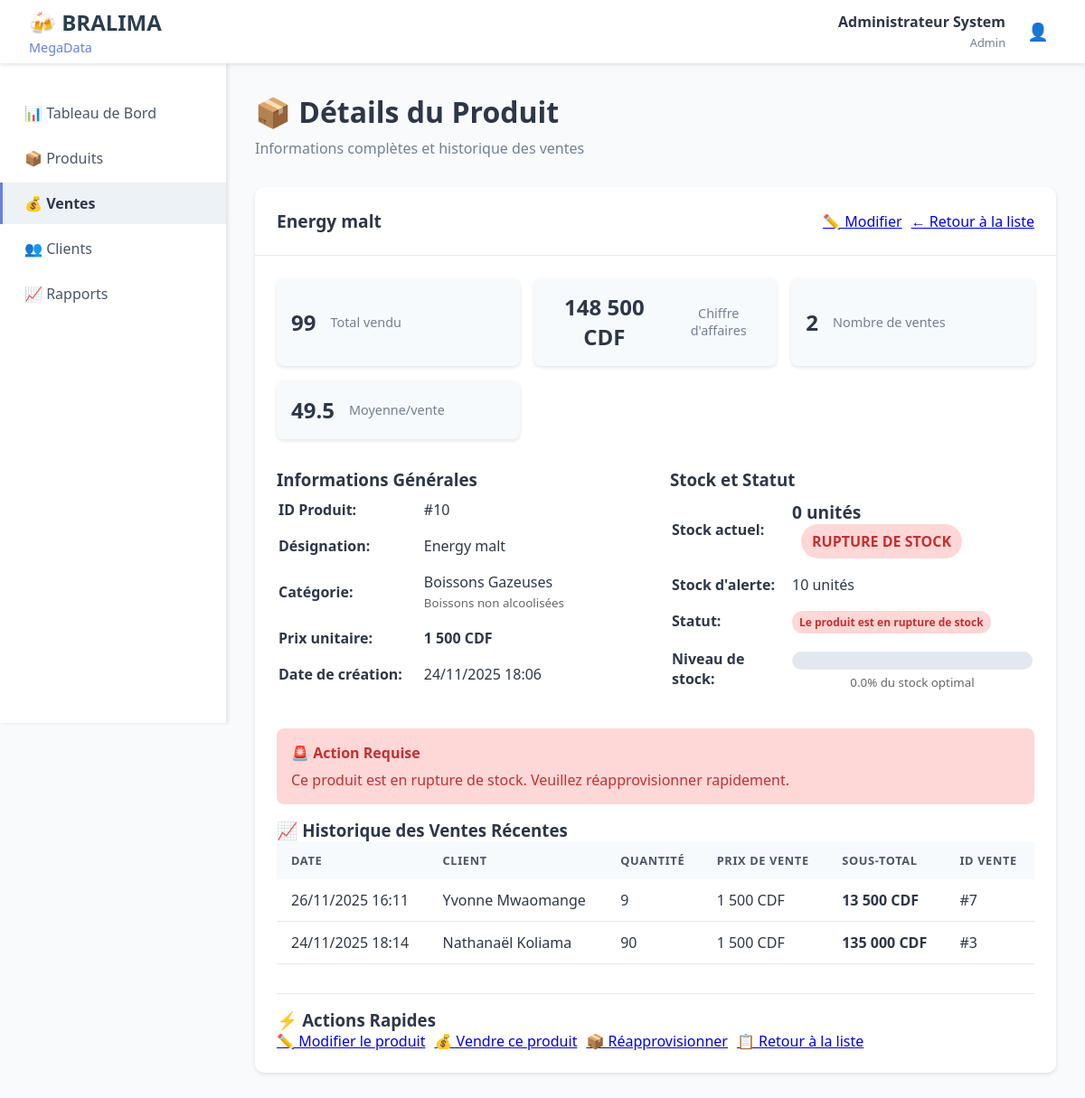
Screenshot of /modules/produits/details.php?id=10 (signed in) with the database file from the repository.
### tables this page shows
CREATE TABLE `produits` (
  `id_produit` int(11) NOT NULL,
  `designation` varchar(100) NOT NULL,
  `id_categorie` int(11) DEFAULT NULL,
  `prix_unitaire` decimal(10,2) NOT NULL,
  `quantite_stock` int(11) DEFAULT 0,
  `stock_alerte` int(11) DEFAULT 10,
  `date_creation` datetime DEFAULT current_timestamp()
);

CREATE TABLE `categories_produit` (
  `id_categorie` int(11) NOT NULL,
  `nom_categorie` varchar(50) NOT NULL,
  `description` text DEFAULT NULL
);

CREATE TABLE `vente_details` (
  `id_detail` int(11) NOT NULL,
  `id_vente` int(11) DEFAULT NULL,
  `id_produit` int(11) DEFAULT NULL,
  `quantite_vendue` int(11) NOT NULL,
  `prix_vente` decimal(10,2) NOT NULL
);

CREATE TABLE `ventes` (
  `id_vente` int(11) NOT NULL,
  `id_client` int(11) DEFAULT NULL,
  `date_vente` datetime DEFAULT current_timestamp(),
  `montant_total` decimal(15,2) DEFAULT 0.00,
  `statut` enum('en_attente','confirmee','annulee') DEFAULT 'confirmee'
);

CREATE TABLE `clients` (
  `id_client` int(11) NOT NULL,
  `nom_client` varchar(100) NOT NULL,
  `adresse` text DEFAULT NULL,
  `telephone` varchar(20) DEFAULT NULL,
  `email` varchar(100) DEFAULT NULL,
  `date_creation` datetime DEFAULT current_timestamp(),
  `statut` enum('actif','inactif') DEFAULT 'actif'
);

### modules/produits/details.php (the view, shortened to what this page needs)
<?php
$id_produit = $_GET['id'] ?? null;
try {
    $pdo = getDBConnection();
    $stmt = $pdo->prepare("
        SELECT p.*, cp.nom_categorie, cp.description as desc_categorie
        FROM produits p
        LEFT JOIN categories_produit cp ON p.id_categorie = cp.id_categorie
        WHERE p.id_produit = ?
    ");
    $stmt->execute([$id_produit]);
    $produit = $stmt->fetch();
    $stmt = $pdo->prepare("
        SELECT
            vd.quantite_vendue,
            vd.prix_vente,
            v.date_vente,
            c.nom_client,
            v.id_vente
        FROM vente_details vd
        JOIN ventes v ON vd.id_vente = v.id_vente
        LEFT JOIN clients c ON v.id_client = c.id_client
        WHERE vd.id_produit = ?
        AND v.statut = 'confirmee'
        ORDER BY v.date_vente DESC
        LIMIT 10
    ");
    $stmt->execute([$id_produit]);
    $historique_ventes = $stmt->fetchAll();
    $stmt = $pdo->prepare("
        SELECT
            SUM(vd.quantite_vendue) as total_vendu,
            SUM(vd.quantite_vendue * vd.prix_vente) as chiffre_affaires,
            COUNT(DISTINCT v.id_vente) as nb_ventes,
            AVG(vd.quantite_vendue) as moyenne_quantite
        FROM vente_details vd
        JOIN ventes v ON vd.id_vente = v.id_vente
        WHERE vd.id_produit = ?
        AND v.statut = 'confirmee'
    ");
    $stmt->execute([$id_produit]);
    $stats = $stmt->fetch();
} catch (Exception $e) {
    $_SESSION['error'] = "Erreur: " . $e->getMessage();
    header('Location: liste.php');
    exit;
}
?>
<!DOCTYPE html>
<html lang="fr">
<head>
    <link rel="stylesheet" href="../../assets/css/dashboard.css">
</head>
<body>
    <?php include '../../includes/header.php'; ?>
    <div class="container">
        <?php include '../../includes/sidebar.php'; ?>
        <main class="main-content">
            <div class="page-header">
                <h1>📦 Détails du Produit</h1>
                <p>Informations complètes et historique des ventes</p>
            </div>
            <div class="content-card">
                <div class="card-header">
                    <h2><?php echo $produit['designation']; ?></h2>
                    <div style="display: flex; gap: 10px;">
                        <a href="modifier.php?id=<?php echo $id_produit; ?>" class="btn btn-warning">✏️ Modifier</a>
                        <a href="liste.php" class="btn btn-secondary">← Retour à la liste</a>
                    </div>
                </div>
                <div class="card-content">
                    <div class="stats-grid">
                        <div class="stat-card">
                            <div class="stat-value"><?php echo $stats['total_vendu'] ?? 0; ?></div>
                            <div class="stat-label">Total vendu</div>
                        </div>
                        <div class="stat-card">
                            <div class="stat-value"><?php echo number_format($stats['chiffre_affaires'] ?? 0, 0, ',', ' '); ?> CDF</div>
                            <div class="stat-label">Chiffre d'affaires</div>
                        </div>
                        <div class="stat-card">
                            <div class="stat-value"><?php echo $stats['nb_ventes'] ?? 0; ?></div>
                            <div class="stat-label">Nombre de ventes</div>
                        </div>
                        <div class="stat-card">
                            <div class="stat-value"><?php echo number_format($stats['moyenne_quantite'] ?? 0, 1); ?></div>
                            <div class="stat-label">Moyenne/vente</div>
                        </div>
                    </div>
                    <div class="info-grid">
                        <div>
                            <h3>Informations Générales</h3>
                            <table style="width: 100%;">
                                <tr>
                                    <td style="padding: 8px 0; font-weight: bold; width: 40%;">ID Produit:</td>
                                    <td style="padding: 8px 0;">#<?php echo $produit['id_produit']; ?></td>
                                </tr>
                                <tr>
                                    <td style="padding: 8px 0; font-weight: bold;">Désignation:</td>
                                    <td style="padding: 8px 0;"><?php echo $produit['designation']; ?></td>
                                </tr>
                                <tr>
                                    <td style="padding: 8px 0; font-weight: bold;">Catégorie:</td>
                                    <td style="padding: 8px 0;">
                                        <?php echo $produit['nom_categorie'] ?? 'Non catégorisé'; ?>
                                        <?php if (!empty($produit['desc_categorie'])): ?>
                                            <br><small style="color: #666;"><?php echo $produit['desc_categorie']; ?></small>
                                        <?php endif; ?>
                                    </td>
                                </tr>
                                <tr>
                                    <td style="padding: 8px 0; font-weight: bold;">Prix unitaire:</td>
                                    <td style="padding: 8px 0;">
                                        <strong><?php echo number_format($produit['prix_unitaire'], 0, ',', ' '); ?> CDF</strong>
                                    </td>
                                </tr>
                                <tr>
                                    <td style="padding: 8px 0; font-weight: bold;">Date de création:</td>
                                    <td style="padding: 8px 0;"><?php echo date('d/m/Y H:i', strtotime($produit['date_creation'])); ?></td>
                                </tr>
                            </table>
                        </div>
                        <div>
                            <h3>Stock et Statut</h3>
                            <table style="width: 100%;">
                                <?php
                                $stock = $produit['quantite_stock'];
                                $stock_alerte = $produit['stock_alerte'];
                                if ($stock == 0) {
                                    $status_class = 'stock-rupture';
                                    $status_text = 'RUPTURE DE STOCK';
                                    $status_badge = 'badge-danger';
                                    $status_message = 'Le produit est en rupture de stock';
                                } elseif ($stock <= $stock_alerte) {
                                    $status_class = 'stock-alert';
                                    $status_text = 'STOCK FAIBLE';
                                    $status_badge = 'badge-warning';
                                    $status_message = 'Le stock est inférieur au niveau d\'alerte';
                                } else {
                                    $status_class = 'stock-normal';
                                    $status_text = 'STOCK NORMAL';
                                    $status_badge = 'badge-success';
                                    $status_message = 'Le stock est suffisant';
                                }
                                ?>
                                <tr>
                                    <td style="padding: 8px 0; font-weight: bold;">Stock actuel:</td>
                                    <td style="padding: 8px 0;">
                                        <span style="font-size: 1.2rem; font-weight: bold;"><?php echo $stock; ?> unités</span>
                                        <span class="stock-indicator <?php echo $status_class; ?>">
                                            <?php echo $status_text; ?>
                                        </span>
                                    </td>
                                </tr>
                                <tr>
                                    <td style="padding: 8px 0; font-weight: bold;">Stock d'alerte:</td>
                                    <td style="padding: 8px 0;"><?php echo $stock_alerte; ?> unités</td>
                                </tr>
                                <tr>
                                    <td style="padding: 8px 0; font-weight: bold;">Statut:</td>
                                    <td style="padding: 8px 0;">
                                        <span class="badge <?php echo $status_badge; ?>">
                                            <?php echo $status_message; ?>
                                        </span>
                                    </td>
                                </tr>
                                <tr>
                                    <td style="padding: 8px 0; font-weight: bold;">Niveau de stock:</td>
                                    <td style="padding: 8px 0;">
                                        <div style="background: #e2e8f0; height: 20px; border-radius: 10px; overflow: hidden; margin-top: 5px;">
                                            <?php
                                            $pourcentage = min(100, ($stock / ($stock_alerte * 2)) * 100);
                                            ?>
                                        </div>
                                        <small style="color: #666; display: block; text-align: center; margin-top: 5px;">
                                            <?php echo number_format($pourcentage, 1); ?>% du stock optimal
                                        </small>
                                    </td>
                                </tr>
                            </table>
                        </div>
                    </div>
                    <?php if ($stock == 0): ?>
                        <div style="background: #fed7d7; color: #c53030; padding: 1rem; border-radius: 8px; margin: 1rem 0;">
                            <h4 style="margin: 0 0 0.5rem 0;">🚨 Action Requise</h4>
                            <p style="margin: 0;">Ce produit est en rupture de stock. Veuillez réapprovisionner rapidement.</p>
                        </div>
                    <?php endif; ?>
                    <h3>📈 Historique des Ventes Récentes</h3>
                    <?php if (count($historique_ventes) > 0): ?>
                        <table class="data-table">
                            <thead>
                                <tr>
                                    <th>Date</th>
                                    <th>Client</th>
                                    <th>Quantité</th>
                                    <th>Prix de vente</th>
                                    <th>Sous-total</th>
                                    <th>ID Vente</th>
                                </tr>
                            </thead>
                            <tbody>
                                <?php foreach ($historique_ventes as $vente): ?>
                                    <tr>
                                        <td><?php echo date('d/m/Y H:i', strtotime($vente['date_vente'])); ?></td>
                                        <td><?php echo $vente['nom_client'] ?? 'Client anonyme'; ?></td>
                                        <td><?php echo $vente['quantite_vendue']; ?></td>
                                        <td><?php echo number_format($vente['prix_vente'], 0, ',', ' '); ?> CDF</td>
                                        <td><strong><?php echo number_format($vente['quantite_vendue'] * $vente['prix_vente'], 0, ',', ' '); ?> CDF</strong></td>
                                        <td>#<?php echo $vente['id_vente']; ?></td>
                                    </tr>
                                <?php endforeach; ?>
                            </tbody>
                        </table>
                    <?php endif; ?>
                    <div style="margin-top: 2rem; padding-top: 1rem; border-top: 1px solid #e2e8f0;">
                        <h3>⚡ Actions Rapides</h3>
                        <div style="display: flex; gap: 10px; flex-wrap: wrap;">
                            <a href="modifier.php?id=<?php echo $id_produit; ?>" class="btn btn-warning">✏️ Modifier le produit</a>
                            <a href="../ventes/nouvelle.php?produit=<?php echo $id_produit; ?>" class="btn btn-primary">💰 Vendre ce produit</a>
                            <?php if ($stock <= $stock_alerte): ?>
                                <a href="modifier.php?id=<?php echo $id_produit; ?>" class="btn btn-success">📦 Réapprovisionner</a>
                            <?php endif; ?>
                            <a href="liste.php" class="btn btn-secondary">📋 Retour à la liste</a>
                        </div>
                    </div>
                </div>
            </div>
        </main>
    </div>
</body>
</html>

### assets/css/dashboard.css (style rules this page uses)
* { margin: 0; padding: 0; box-sizing: border-box; }
body { font-family: "Segoe UI", Tahoma, Geneva, Verdana, sans-serif; background-color: #f8fafc; color: #2d3748; }
.container { display: flex; min-height: 100vh; padding-top: 70px; }
.main-content { flex: 1; padding: 2rem; margin-left: 250px; }
.page-header { margin-bottom: 2rem; }
.page-header h1 { font-size: 2rem; color: #2d3748; margin-bottom: 0.5rem; }
.page-header p { color: #718096; }
.stats-grid { display: grid; grid-template-columns: repeat(auto-fit, minmax(250px, 1fr)); gap: 1.5rem; margin-bottom: 2rem; }
.stat-card { background: white; padding: 1.5rem; border-radius: 10px; box-shadow: 0 2px 4px rgba(0, 0, 0, 0.1); display: flex; align-items: center; gap: 1rem; transition: transform 0.3s, box-shadow 0.3s; }
.stat-value { font-size: 1.8rem; font-weight: 700; color: #2d3748; }
.content-card { background: white; border-radius: 10px; box-shadow: 0 2px 4px rgba(0, 0, 0, 0.1); overflow: hidden; }
.card-header { padding: 1.5rem; border-bottom: 1px solid #e2e8f0; display: flex; justify-content: space-between; align-items: center; }
.card-header h2 { font-size: 1.2rem; color: #2d3748; }
.card-content { padding: 1.5rem; }
.data-table { width: 100%; border-collapse: collapse; }
.data-table th { background: #f7fafc; padding: 0.75rem 1rem; text-align: left; font-weight: 600; color: #4a5568; font-size: 0.8rem; text-transform: uppercase; letter-spacing: 0.05em; }
.data-table td { padding: 0.75rem 1rem; border-bottom: 1px solid #e2e8f0; }

### modules/produits/details.php (style rules this page uses)
.badge { padding: 4px 8px; border-radius: 12px; font-size: 0.75rem; font-weight: 600; }
.badge-danger { background: #fed7d7; color: #c53030; }
.info-grid { display: grid; grid-template-columns: 1fr 1fr; gap: 2rem; margin-bottom: 2rem; }
.stats-grid { display: grid; grid-template-columns: repeat(auto-fit, minmax(200px, 1fr)); gap: 1rem; margin-bottom: 2rem; }
.stat-card { background: #f7fafc; padding: 1rem; border-radius: 8px; text-align: center; }
.stat-value { font-size: 1.5rem; font-weight: bold; color: #2d3748; }
.stat-label { color: #718096; font-size: 0.9rem; }
.stock-indicator { display: inline-block; padding: 8px 12px; border-radius: 20px; font-weight: bold; margin-left: 10px; }
.stock-rupture { background: #fed7d7; color: #c53030; }

### rows the page displays
produits: designation "Energy malt", id_produit "10", id_categorie.nom_categorie "Boissons Gazeuses", id_categorie.description "Boissons non alcoolisées", prix_unitaire "1 500", date_creation "24/11/2025 18:06", quantite_stock "0", quantite_stock "RUPTURE DE STOCK", stock_alerte "10", quantite_stock "Le produit est en rupture de stock", pourcentage "0.0"
vente_details: id_vente.date_vente "26/11/2025 16:11", clients.nom_client "Yvonne Mwaomange", quantite_vendue "9", prix_vente "1 500", $vente['quantite_vendue'] * $vente['prix_vente'] "13 500", id_vente.id_vente "7"
vente_details: id_vente.date_vente "24/11/2025 18:14", clients.nom_client "Nathanaël Koliama", quantite_vendue "90", prix_vente "1 500", $vente['quantite_vendue'] * $vente['prix_vente'] "135 000", id_vente.id_vente "3"

### other values shown
$_SESSION['nom_complet'] "Administrateur System"
$_SESSION['role'] "Admin"
$stats['total_vendu'] "99"
$stats['chiffre_affaires'] "148 500"
$stats['nb_ventes'] "2"
$stats['moyenne_quantite'] "49.5"
